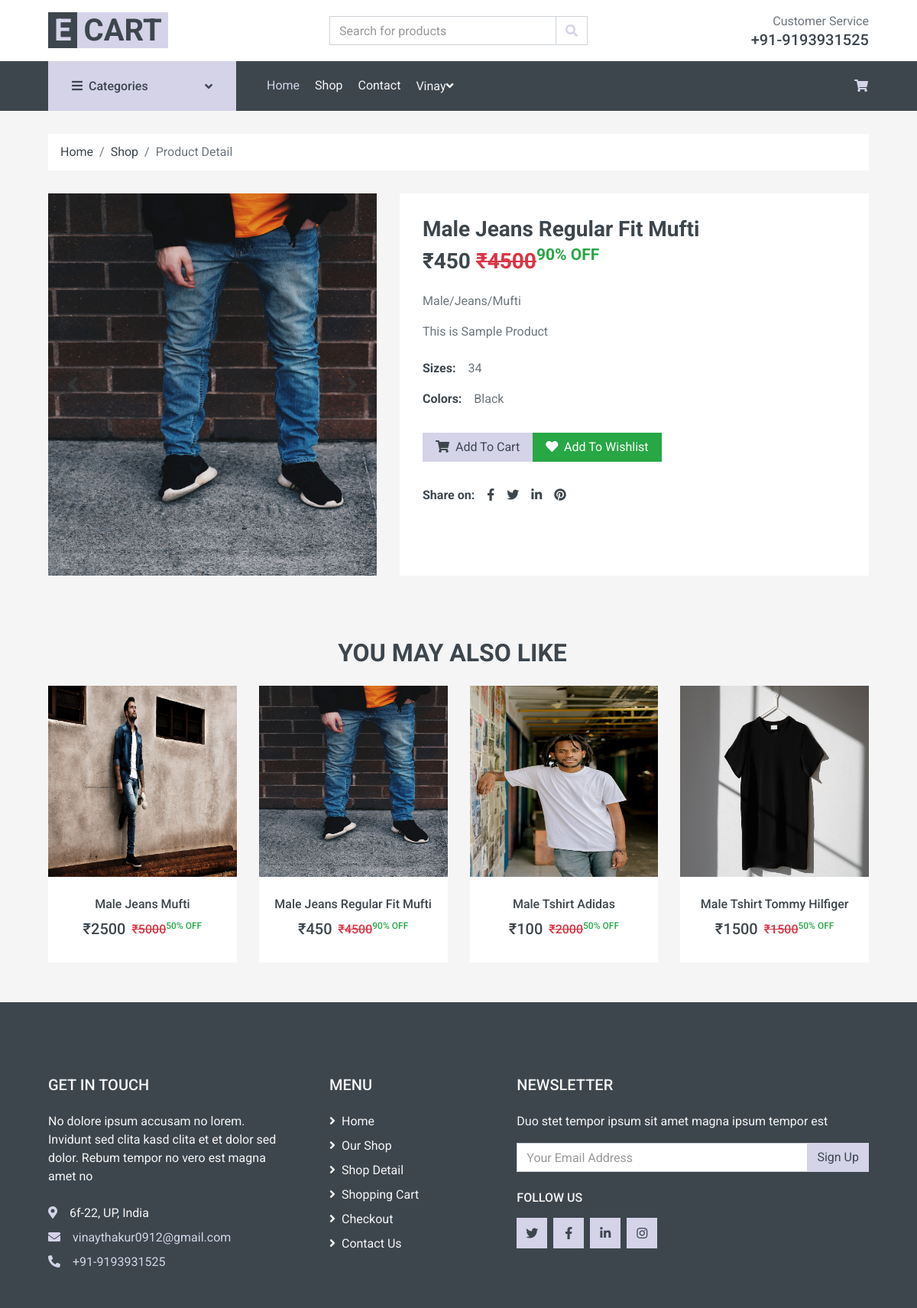
The page /single-product/6/ (signed in) on the database its author committed.
### mainApp/models.py (models this page shows, shortened)
class Product(models.Model):
    id = models.AutoField(primary_key=True)
    name = models.CharField(max_length=50)
    maincategory = models.ForeignKey(Maincategory, on_delete=models.CASCADE)
    subcategory = models.ForeignKey(Subcategory, on_delete=models.CASCADE)
    brand = models.ForeignKey(Brand, on_delete=models.CASCADE)
    color = models.CharField(max_length=30)
    size = models.CharField(max_length=30)
    baseprice = models.IntegerField()
    discount = models.IntegerField()
    finalprice = models.IntegerField()
    stock = models. BooleanField(default=True)
    description = models.TextField()
    pic1 = models.ImageField(upload_to='products',default=None,null=True, blank=True)
    pic2 = models.ImageField(upload_to='products',default=None,null=True, blank=True)
    pic3 = models.ImageField(upload_to='products',default=None,null=True, blank=True)
    pic4 = models.ImageField(upload_to='products',default=None,null=True, blank=True)

class Maincategory(models.Model):
    id = models.AutoField(primary_key=True)
    name = models.CharField(max_length=20)
    def __str__(self):
        return self.name

class Subcategory(models.Model):
    id = models.AutoField(primary_key=True)
    name = models.CharField(max_length=20)
    def __str__(self):
        return self.name

class Brand(models.Model):
    id = models.AutoField(primary_key=True)
    name = models.CharField(max_length=20)
    pic = models.ImageField(upload_to='brands',default=None,null=True, blank=True)
    def __str__(self):
        return self.name

### mainApp/views.py (the view)
# urls.py: path('single-product/<int:id>/', mainApp.singleProductPage),
def singleProductPage(Request,id):
    data = Product.objects.get(id=id)
    relatedProducts = Product.objects.filter(maincategory=Maincategory.objects.get(name=data.maincategory))
    return render(Request,'detail.html',{'data':data,'relatedProducts':relatedProducts})

### mainApp/templates/detail.html (shortened to what this page needs)
{% extends 'index.html' %}
{% load static %}
{% block body %}
    <div class="container-fluid">
        <div class="row px-xl-5">
            <div class="col-12">
                <nav class="breadcrumb bg-light mb-30">
                    <a class="breadcrumb-item text-dark" href="#">Home</a>
                    <a class="breadcrumb-item text-dark" href="/shop/All/All/All/">Shop</a>
                    <span class="breadcrumb-item active">Product Detail</span>
                </nav>
            </div>
        </div>
    </div>
    <div class="container-fluid pb-5">
        <div class="row px-xl-5">
            <div class="col-lg-5 mb-30">
                <div id="product-carousel" class="carousel slide" data-ride="carousel">
                    <div class="carousel-inner bg-light">
                        <div class="carousel-item active">
                            <img class="w-100 " src="{{data.pic1.url}}" height="500px" alt="Image">
                        </div>
                    </div>
                    <a class="carousel-control-prev" href="#product-carousel" data-slide="prev">
                        <i class="fa fa-2x fa-angle-left text-dark"></i>
                    </a>
                    <a class="carousel-control-next" href="#product-carousel" data-slide="next">
                        <i class="fa fa-2x fa-angle-right text-dark"></i>
                    </a>
                </div>
            </div>
            <div class="col-lg-7 h-auto mb-30">
                <div class="h-100 bg-light p-30">
                    <h3>{{data.name}}</h3>
                    <h3 class="font-weight-semi-bold mb-4">&#8377;{{data.finalprice}} <del class="text-danger">&#8377;{{data.baseprice}}</del><sup class="text-success">{{data.discount}}% OFF</sup></h3>
                    <p>{{data.maincategory}}/{{data.subcategory}}/{{data.brand}}</p>
                    <p class="mb-4">{{data.description}}</p>
                    <div class="d-flex mb-3">
                        <strong class="text-dark mr-3">Sizes:</strong>
                       {{data.size}}
                    </div>
                    <div class="d-flex mb-4">
                        <strong class="text-dark mr-3">Colors:</strong>
                       {{data.color}}
                    </div>
                    <div class="d-flex align-items-center mb-4 pt-2">
                        <a class="btn btn-primary px-3" href="/add-to-cart/{{data.id}}/"><i class="fa fa-shopping-cart mr-1"></i> Add To Cart</a>
                        <a class="btn btn-success px-3"  href="/add-to-wishlist/{{data.id}}/"><i class="fa fa-heart mr-1"></i> Add To Wishlist</a>
                    </div>
                    <div class="d-flex pt-2">
                        <strong class="text-dark mr-2">Share on:</strong>
                        <div class="d-inline-flex">
                            <a class="text-dark px-2" href="">
                                <i class="fab fa-facebook-f"></i>
                            </a>
                            <a class="text-dark px-2" href="">
                                <i class="fab fa-twitter"></i>
                            </a>
                            <a class="text-dark px-2" href="">
                                <i class="fab fa-linkedin-in"></i>
                            </a>
                            <a class="text-dark px-2" href="">
                                <i class="fab fa-pinterest"></i>
                            </a>
                        </div>
                    </div>
                </div>
            </div>
        </div>
    </div>
    <div class="container-fluid py-1">
        <h2 class=" text-center  position-relative text-uppercase mx-xl-5 mb-4"><span class="bg-secondary pr-3">You May Also Like</span></h2>
        <div class="row px-xl-5">
            <div class="col">
                <div class="owl-carousel related-carousel">
                    {% for item in relatedProducts %}
                    <div class="product-item bg-light">
                        <div class="product-img position-relative overflow-hidden">
                        <a href="/singe-product/{{item.id}}">
                            <img class="" src="{{item.pic1.url}}" style="height: 250px" width="100%" alt="">
                        </a>
                        </div>
                        <div class="text-center py-4">
                            <a class="h6 text-decoration-none text-truncate" href="/singe-product/{{item.id}}">{{item.name}}</a>
                            <div class="d-flex align-items-center justify-content-center mt-2">
                                <h5>&#8377;{{item.finalprice}}</h5><h6 class="text-muted ml-2"><del class="text-danger">&#8377;{{item.baseprice}}</del><sup class="text-success">{{item.discount}}% OFF</sup></h6>
                            </div>
                        </div>
                    </div>
                      {% endfor %}
                </div>
            </div>
        </div>
    </div>
{% endblock %}

### mainApp/templates/index.html (shortened to what this page needs)
{% load static %}
<!DOCTYPE html>
<html lang="en">
<head>
    <link href="https://cdnjs.cloudflare.com/ajax/libs/font-awesome/5.10.0/css/all.min.css" rel="stylesheet">
    <link href="/static/lib/animate/animate.min.css" rel="stylesheet">
    <link href="/static/lib/owlcarousel/assets/owl.carousel.min.css" rel="stylesheet">
    <link href="/static/css/style.css" rel="stylesheet">
</head>
<body>
    <div class="container-fluid">
        <div class="row align-items-center bg-light py-3 px-xl-5 d-none d-lg-flex">
            <div class="col-lg-4">
                <a href="/" class="text-decoration-none">
                    <span class="h1 text-uppercase text-primary bg-dark px-2">E</span>
                    <span class="h1 text-uppercase text-dark bg-primary px-2 ml-n1">Cart</span>
                </a>
            </div>
            <div class="col-lg-4 col-6 text-left">
                <form action="/search/" method="post">
                    <div class="input-group">
                        <input type="text" name="search" class="form-control" placeholder="Search for products">
                        <div class="input-group-append">
                            <span class="input-group-text bg-transparent text-primary">
                                <i class="fa fa-search"></i>
                            </span>
                        </div>
                    </div>
                </form>
            </div>
            <div class="col-lg-4 col-6 text-right">
                <p class="m-0">Customer Service</p>
                <h5 class="m-0">+91-9193931525</h5>
            </div>
        </div>
    </div>
    <div class="container-fluid bg-dark mb-30 sticky-top">
        <div class="row px-xl-5">
            <div class="col-lg-3 d-none d-lg-block">
                <a class="btn d-flex align-items-center justify-content-between bg-primary w-100" data-toggle="collapse"
                    href="#navbar-vertical" style="height: 65px; padding: 0 30px;">
                    <h6 class="text-dark m-0"><i class="fa fa-bars mr-2"></i>Categories</h6>
                    <i class="fa fa-angle-down text-dark"></i>
                </a>
            </div>
            <div class="col-lg-9">
                <nav class="navbar navbar-expand-lg bg-dark navbar-dark py-3 py-lg-0 px-0">
                    <div class="collapse navbar-collapse justify-content-between" id="navbarCollapse">
                        <div class="navbar-nav mr-auto py-0">
                            <a href="/" class="nav-item nav-link active">Home</a>
                            <a href="/shop/All/All/All/" class="nav-item nav-link">Shop</a>
                            <a href="/contact/" class="nav-item nav-link">Contact</a>
                            {% if request.user.is_authenticated %}
                            <div class="nav-item dropdown">
                                <a href="#" class="nav-link dropdown-toggle" data-toggle="dropdown"><span
                                        style="text-transform: capitalize;">{{request.user.username}}</span><i
                                        class="fa fa-angle-down mt-1"></i></a>
                            </div>
                            {% else %}
                            <a href="/login/" class="nav-item nav-link">Login</a>
                            {% endif %}
                        </div>
                        <div class="navbar-nav ml-auto py-0 d-none d-lg-block">
                            <a href="/cart/" class="btn px-0 ml-3">
                                <i class="fas fa-shopping-cart text-primary"></i>
                            </a>
                        </div>
                    </div>
                </nav>
            </div>
        </div>
    </div>
    {% block body %}{% endblock %}
    <div class="container-fluid bg-dark text-secondary mt-5 pt-5">
        <div class="row px-xl-5 pt-5">
            <div class="col-lg-4 col-md-12 mb-5 pr-3 pr-xl-5">
                <h5 class="text-secondary text-uppercase mb-4">Get In Touch</h5>
                <p class="mb-4">No dolore ipsum accusam no lorem. Invidunt sed clita kasd clita et et dolor sed dolor.
                    Rebum tempor no vero est magna amet no</p>
                <p class="mb-2"><i class="fa fa-map-marker-alt text-primary mr-3"></i>6f-22, UP, India</p>
                <p class="mb-2"><i class="fa fa-envelope text-primary mr-3"></i><a
                        href="mailto:vinaythakur0912@gmail.com">vinaythakur0912@gmail.com</a></p>
                <p class="mb-0"><i class="fa fa-phone-alt text-primary mr-3"></i><a
                        href="tel:9193931525">+91-9193931525</a></p>
            </div>
            <div class="col-lg-8 col-md-12">
                <div class="row">
                    <div class="col-md-4 mb-5">
                        <h5 class="text-secondary text-uppercase mb-4">Menu</h5>
                        <div class="d-flex flex-column justify-content-start">
                            <a class="text-secondary mb-2" href="/"><i class="fa fa-angle-right mr-2"></i>Home</a>
                            <a class="text-secondary mb-2" href="/shop/"><i class="fa fa-angle-right mr-2"></i>Our
                                Shop</a>
                            <a class="text-secondary mb-2" href="/single-product/"><i
                                    class="fa fa-angle-right mr-2"></i>Shop Detail</a>
                            <a class="text-secondary mb-2" href="/cart/"><i class="fa fa-angle-right mr-2"></i>Shopping
                                Cart</a>
                            <a class="text-secondary mb-2" href="/checkout/"><i
                                    class="fa fa-angle-right mr-2"></i>Checkout</a>
                            <a class="text-secondary" href="/contact/"><i class="fa fa-angle-right mr-2"></i>Contact
                                Us</a>
                        </div>
                    </div>
                    <div class="col-md-8 mb-5">
                        <h5 class="text-secondary text-uppercase mb-4">Newsletter</h5>
                        <p>Duo stet tempor ipsum sit amet magna ipsum tempor est</p>
                        <form action="">
                            <div class="input-group">
                                <input type="text" class="form-control" placeholder="Your Email Address">
                                <div class="input-group-append">
                                    <button class="btn btn-primary">Sign Up</button>
                                </div>
                            </div>
                        </form>
                        <h6 class="text-secondary text-uppercase mt-4 mb-3">Follow Us</h6>
                        <div class="d-flex">
                            <a class="btn btn-primary btn-square mr-2" href="#"><i class="fab fa-twitter"></i></a>
                            <a class="btn btn-primary btn-square mr-2" href="#"><i class="fab fa-facebook-f"></i></a>
                            <a class="btn btn-primary btn-square mr-2" href="#"><i class="fab fa-linkedin-in"></i></a>
                            <a class="btn btn-primary btn-square" href="#"><i class="fab fa-instagram"></i></a>
                        </div>
                    </div>
                </div>
            </div>
        </div>
    </div>
</body>
</html>

### rows shown on the page
Product: pic1 (picture), name "Male Jeans Regular Fit Mufti", finalprice "450", baseprice "4500", discount "90", maincategory "Male", subcategory "Jeans", brand "Mufti", description "This is Sample Product", size "34", color "Black"
Product: pic1 (picture), name "Male Jeans Mufti", finalprice "2500", baseprice "5000", discount "50"
Product: pic1 (picture), name "Male Tshirt Adidas", finalprice "100", baseprice "2000", discount "50"
Product: pic1 (picture), name "Male Tshirt Tommy Hilfiger", finalprice "1500", baseprice "1500", discount "50"

### other values the page prints
{{ request.user.username }} "Vinay"
